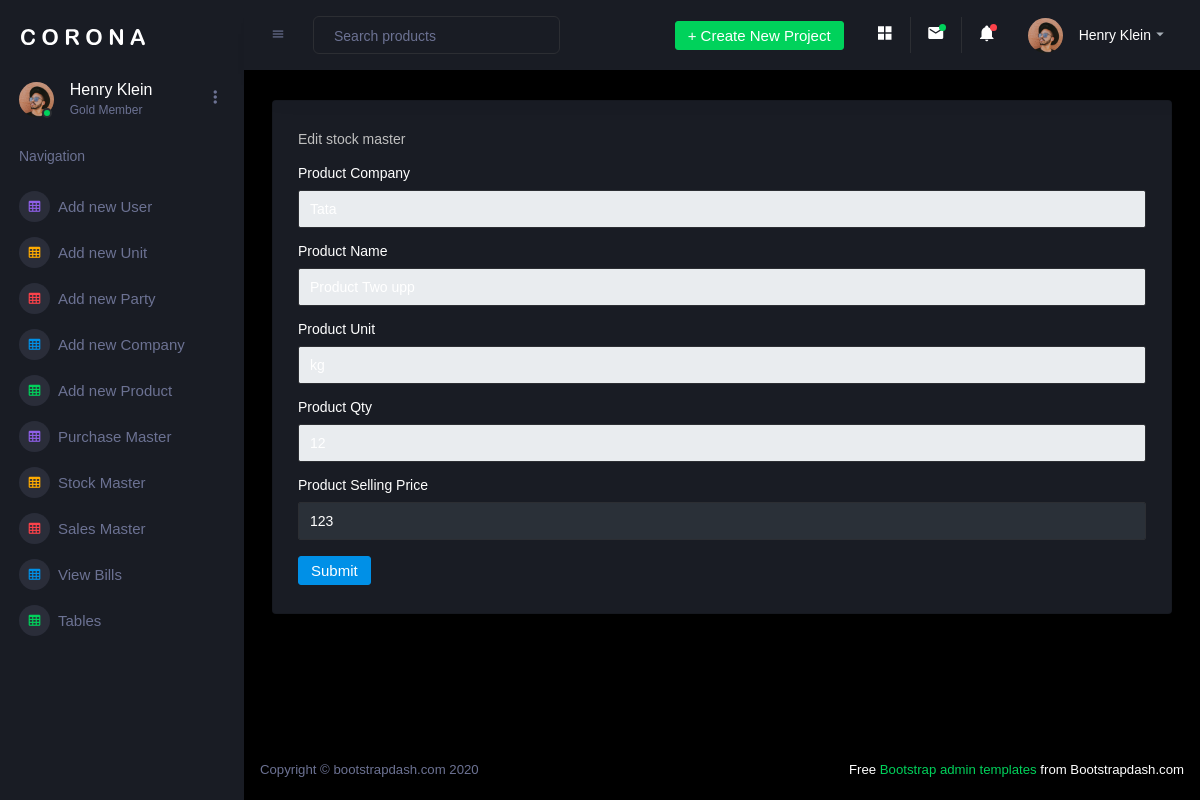
/admin/edit_stock_master.php?id=4, run on an earlier commit of the app's database.
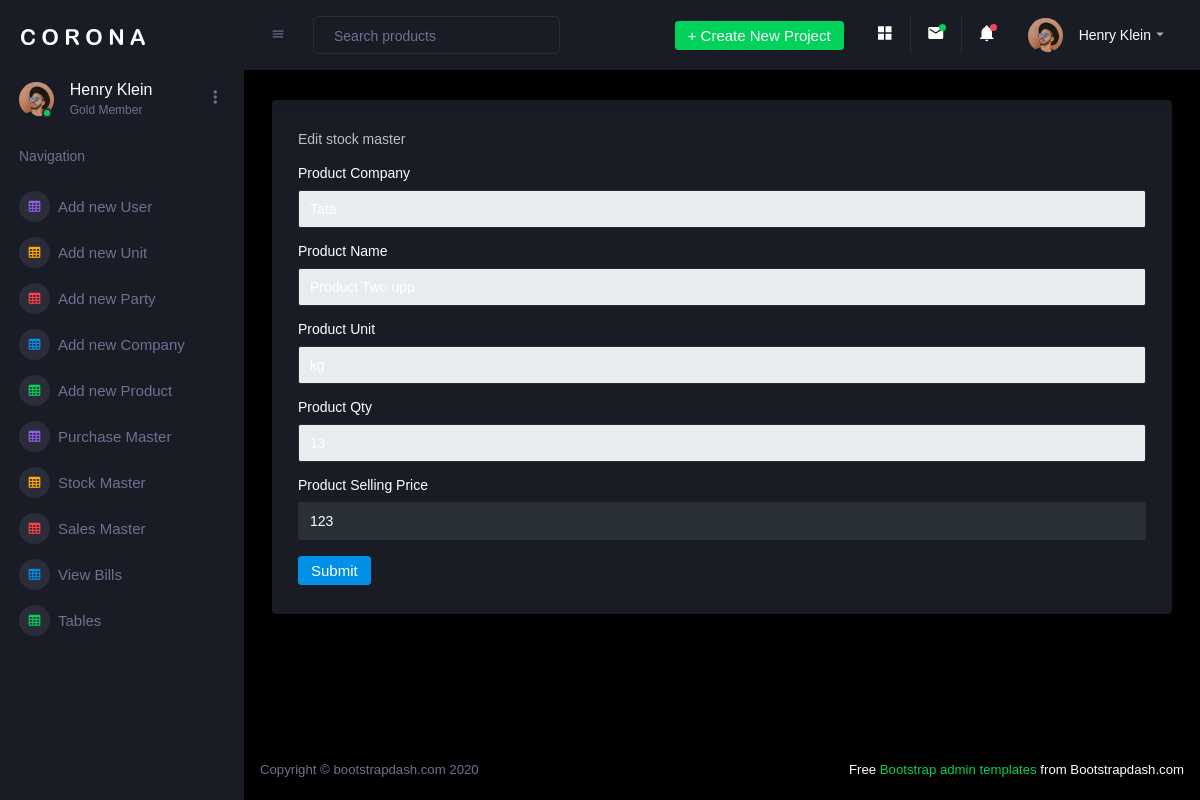
And on a later commit of the database.
### tables this page shows
CREATE TABLE `stock_master` (
  `id` int(5) NOT NULL,
  `product_company` varchar(100) NOT NULL,
  `product_name` varchar(100) NOT NULL,
  `product_unit` varchar(50) NOT NULL,
  `packing_size` varchar(100) NOT NULL,
  `product_qty` varchar(5) NOT NULL,
  `product_selling_price` varchar(10) NOT NULL
);

### admin/edit_stock_master.php (the view, shortened to what this page needs)
<?php
include "header.php";
include "../user/connection.php";
$id=$_GET['id'];
$product_company ='';
$product_name ='';
$product_unit ='';
$product_qty ='';
$product_selling_price ='';
$res = mysqli_query($link,"select * from stock_master where id=$id");
while ($row=mysqli_fetch_assoc($res)){
    $product_company =$row["product_company"];
    $product_name =$row["product_name"];
    $product_unit =$row["product_unit"];
    $product_qty =$row["product_qty"];
    $product_selling_price =$row["product_selling_price"];
}
?>
<div class="main-panel">
    <div class="content-wrapper">
        <div class="row">
            <div class="col-12 grid-margin stretch-card">
                <div class="card">
                    <div class="card-body">
                        <p class="card-description"> Edit stock master  </p>
                        <form class="forms-sample" action="" method="post" name="form1">
                            <div class="form-group">
                                <label> Product Company </label>
                                <input type="text" class="form-control" name="product_name" value="<?php echo $product_company; ?>" placeholder="Enter Product Company" readonly>
                            </div>
                            <div class="form-group">
                                <label> Product Name</label>
                                <input type="text" class="form-control" name="product_name" value="<?php echo $product_name; ?>" readonly>
                            </div>
                            <div class="form-group">
                                <label> Product Unit  </label>
                                <input type="text" class="form-control" name="product_unit" value="<?php echo $product_unit; ?>"  readonly>
                            </div>
                            <div class="form-group">
                                <label> Product Qty  </label>
                                <input type="text" class="form-control" name="product_qty" value="<?php echo $product_qty; ?>" readonly>
                            </div>
                            <div class="form-group">
                                <label> Product Selling Price  </label>
                                <input type="text" class="form-control" name="product_selling_price" value="<?php echo $product_selling_price; ?>" >
                            </div>
                            <button type="submit" class="btn btn-primary mr-2" name="submit1">Submit</button>
                        </form>
                    </div>
                </div>
            </div>
        </div>
    </div>
    <footer class="footer">
        <div class="d-sm-flex justify-content-center justify-content-sm-between">
            <span class="text-muted d-block text-center text-sm-left d-sm-inline-block">Copyright © bootstrapdash.com 2020</span>
            <span class="float-none float-sm-right d-block mt-1 mt-sm-0 text-center"> Free <a href="https://www.bootstrapdash.com/bootstrap-admin-template/" target="_blank">Bootstrap admin templates</a> from Bootstrapdash.com</span>
        </div>
    </footer>
</div>

What changed in the data, as far as the page shows it:
changed stock_master "Tata": product_qty "12" → "13"
